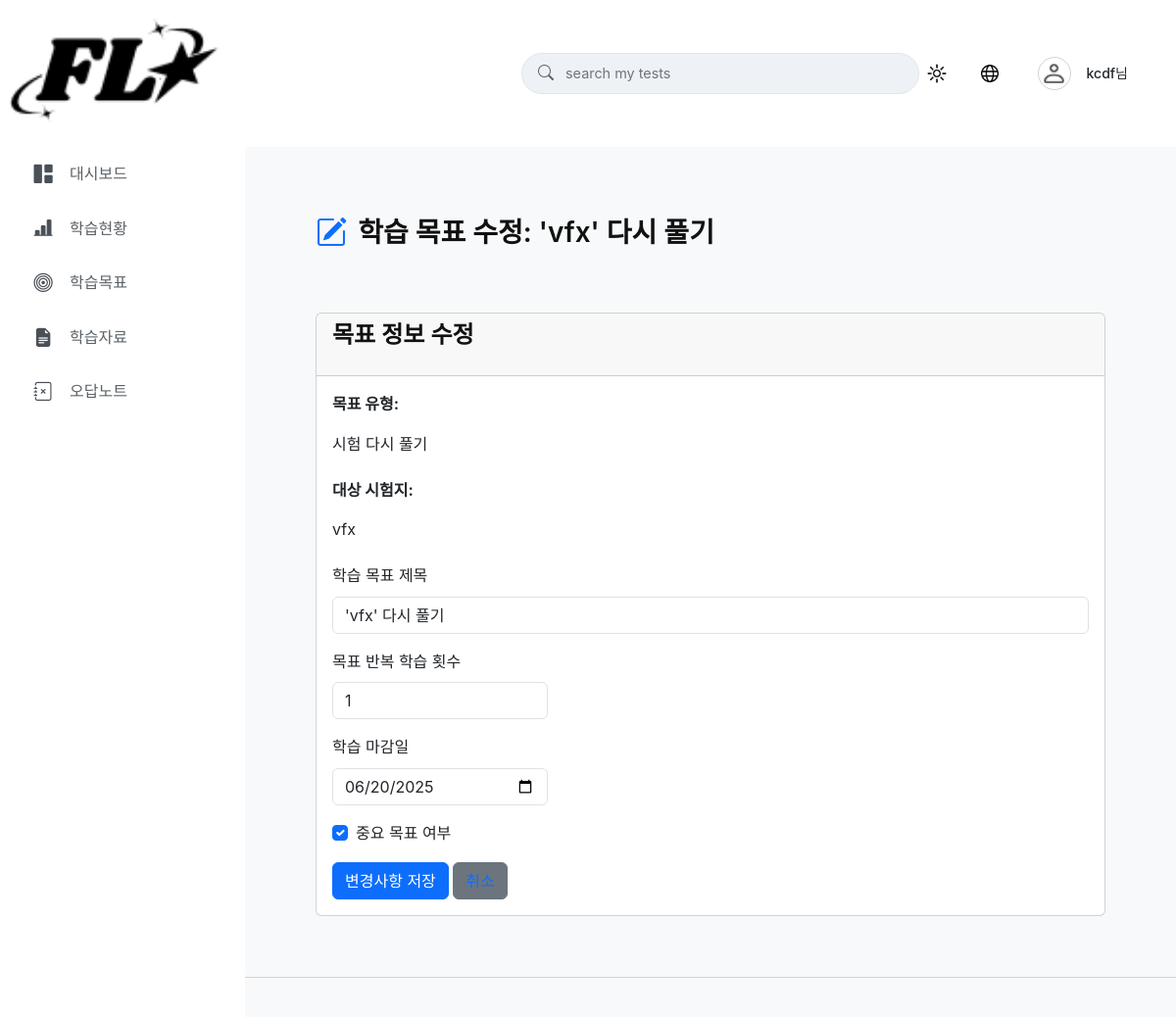
The page /flo_my/mypage/learning-goals/edit/4/ (signed in) on the database as committed earlier.
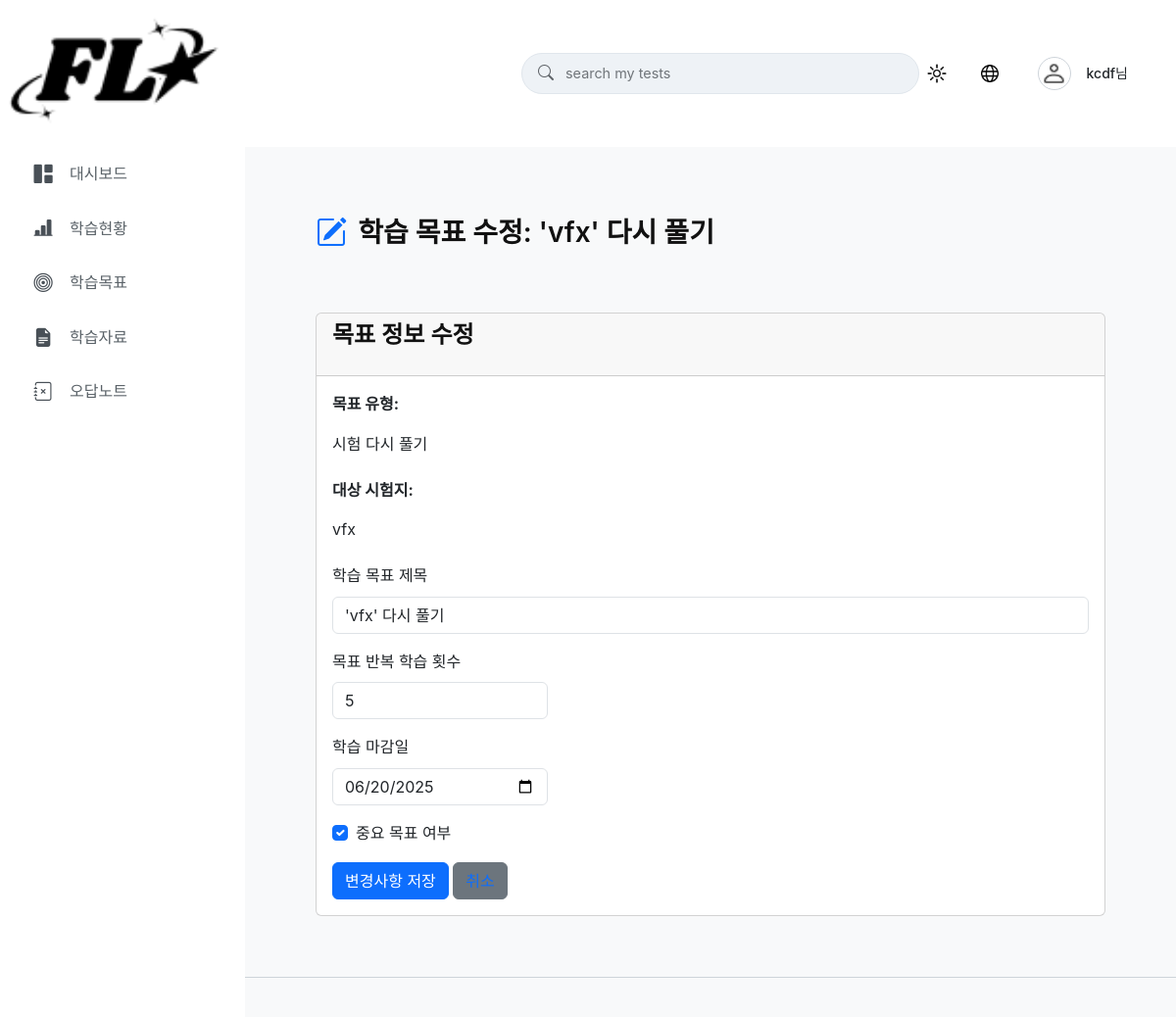
The same page on the database as committed later.
### flo_my/models.py (models this page shows, shortened)
class LearningGoal(models.Model):
    GOAL_TYPE_CHOICES = [
        ('TEST_RETAKE', '시험 다시 풀기'),
        ('INCORRECT_ANSWERS_RETAKE', '오답만 다시 풀기')
    ]
    user = models.ForeignKey(settings.AUTH_USER_MODEL, on_delete=models.CASCADE, related_name='learning_goals', verbose_name="사용자")
    title = models.CharField(max_length=255, verbose_name="학습 목표 제목")
    goal_type = models.CharField(max_length=30, choices=GOAL_TYPE_CHOICES, verbose_name="목표 유형")
    target_test_set = models.ForeignKey(
        ExamDocument,
        null=True,
        blank=True,
        on_delete=models.SET_NULL,
        related_name='learning_goals_for_test_retake',
        verbose_name="대상 시험 (전체 다시 풀기)"
    )
    target_attempt_for_incorrect_notes = models.ForeignKey(
        UserExamSession,
        null=True,
        blank=True,
        on_delete=models.SET_NULL,
        related_name='learning_goals_for_incorrect_retake',
        verbose_name="오답노트 대상 응시기록"
    )
    target_repetition_count = models.PositiveIntegerField(default=1, verbose_name="목표 반복 학습 횟수")
    current_repetition_count = models.PositiveIntegerField(default=0, verbose_name="현재 완료 횟수")
    due_date = models.DateField(verbose_name="학습 마감일")
    is_important = models.BooleanField(default=False, verbose_name="중요 목표 여부")
    is_completed = models.BooleanField(default=False, verbose_name="목표 달성 여부")
    created_at = models.DateTimeField(auto_now_add=True, verbose_name="생성일")
    updated_at = models.DateTimeField(auto_now=True, verbose_name="수정일")
    class Meta:
        verbose_name = "학습 목표"
        verbose_name_plural = "학습 목표 목록"
        ordering = ['-is_important', 'due_date', '-created_at']

### flo_exam/models.py (models this page shows, shortened)
class ExamDocument(models.Model):
    author = models.ForeignKey(
        settings.AUTH_USER_MODEL,
        on_delete=models.SET_NULL, # 작성자 계정 삭제 시 이 필드를 NULL로 설정 (문서는 남김)
        null=True,
        blank=True, # 관리자 페이지 등에서 빈 값 허용
        verbose_name="작성자"
    )
    title = models.CharField(max_length=255, verbose_name="문서 제목")
    pdf_file = models.FileField(upload_to='uploaded_pdfs/', verbose_name="PDF 파일")
    NUM_QUESTIONS_CHOICES = [
        (10, '10문제'),
        (20, '20문제'),
        (25, '25문제'),
    ]
    num_questions_requested = models.IntegerField(
        verbose_name="요청 문항수",
        choices=NUM_QUESTIONS_CHOICES,
        default=10
    )
    QUESTION_TYPE_CHOICES = [
        ('객관식', '객관식(4지선다)'),
        ('단답형', '단답형'),
    ]
    question_type_requested = models.CharField(
        max_length=20,
        verbose_name="요청 문제 유형",
        choices=QUESTION_TYPE_CHOICES,
        default='객관식'
    )
    subject_area = models.CharField(
        max_length=100,
        verbose_name="분야",
        help_text="예: 수학, 정보처리기사, HTML, CSS 등"
    )
    uploaded_at = models.DateTimeField(auto_now_add=True, verbose_name="업로드 일시")
    PROCESSING_STATUS_CHOICES = [
        ('PENDING', '대기 중'),
        ('PROCESSING', '문제 생성 중'),
        ('COMPLETED', '생성 완료'),
        ('FAILED', '생성 실패'),
    ]
    processing_status = models.CharField(
        max_length=20,
        choices=PROCESSING_STATUS_CHOICES,
        default='PENDING',
        verbose_name="처리 상태"
    )
    is_important = models.BooleanField(default=False, verbose_name="중요 표시")
    class Meta:
        verbose_name = "업로드된 PDF 문서"
        verbose_name_plural = "업로드된 PDF 문서들"
        ordering = ['-uploaded_at']
    class Meta:
        verbose_name = "업로드된 PDF 문서"
        verbose_name_plural = "업로드된 PDF 문서들"
        ordering = ['-uploaded_at']

### flo_my/views.py (the view)
# urls.py: path('mypage/learning-goals/edit/<int:goal_id>/', views.learning_goal_edit_view, name='learning_goal_edit'),
@login_required
def learning_goal_edit_view(request, goal_id):
    goal = get_object_or_404(LearningGoal, pk=goal_id, user=request.user)
    if request.method == 'POST':
        form = LearningGoalEditForm(request.POST, instance=goal)
        if form.is_valid():
            form.save()
            messages.success(request, f"'{goal.title}' 목표가 성공적으로 수정되었습니다.")
            return redirect('flo_my:mypage_learning_goals')
    else:
        form = LearningGoalEditForm(instance=goal)
    context = {
        'form': form,
        'goal': goal,
        'mypage_nav_active': 'learning_goals',
    }
    return render(request, 'flo_my/mypage/learning_goal_edit_form.html', context)

### flo_my/forms.py
class LearningGoalEditForm(forms.ModelForm):
    class Meta:
        model = LearningGoal
        fields = ['title', 'target_repetition_count', 'due_date', 'is_important']
        widgets = {
            'title': forms.TextInput(attrs={'class': 'form-control'}),
            'target_repetition_count': forms.NumberInput(attrs={'class': 'form-control', 'min': '1'}),
            'due_date': forms.DateInput(attrs={'type': 'date', 'class': 'form-control'}),
            'is_important': forms.CheckboxInput(attrs={'class': 'form-check-input'}),
        }

### flo/models.py (called while the page is built)
    @property
    def get_display_name(self):
        return self.nickname if self.nickname else self.user.username

    @property
    def get_profile_image_url(self):
        if self.profile_image and self.profile_image.name:
            return self.profile_image.url # 사용자가 업로드한 이미지
        return settings.STATIC_URL + 'flo/images/icons/profile/default_profile_light.png'

    @property
    def has_custom_profile_image(self):
        return bool(self.profile_image and self.profile_image.name)

### flo_my/templates/flo_my/mypage/learning_goal_edit_form.html (shortened to what this page needs)
{% extends "flo_my/mypage_base.html" %}
{% load static i18n %}
{% block mypage_content %}
<div class="learning-goal-edit-page">
    <div class="page-title-actions-header d-flex justify-content-between align-items-center mb-4">
        <div class="page-title-container">
            <i class="bi bi-pencil-square page-title-icon"></i>
            <h3 class="page-main-title mb-0 d-inline">{% translate "학습 목표 수정" %}: {{ goal.title }}</h3>
        </div>
    </div>
    <div class="card">
        <div class="card-header">
            <h4>{% translate "목표 정보 수정" %}</h4>
        </div>
        <div class="card-body">
            <form method="post">
                <div class="mb-3">
                    <label class="form-label"><strong>{% translate "목표 유형" %}:</strong></label>
                    <p class="form-control-plaintext">{{ goal.get_goal_type_display }}</p>
                </div>
                {% if goal.goal_type == 'TEST_RETAKE' and goal.target_test_set %}
                <div class="mb-3">
                    <label class="form-label"><strong>{% translate "대상 시험지" %}:</strong></label>
                    <p class="form-control-plaintext">{{ goal.target_test_set.title }}</p>
                </div>
                {% elif goal.goal_type == 'INCORRECT_ANSWERS_RETAKE' and goal.target_attempt_for_incorrect_notes %}
                <div class="mb-3">
                    <label class="form-label"><strong>{% translate "대상 응시 기록" %}:</strong></label>
                    <p class="form-control-plaintext">{{ goal.target_attempt_for_incorrect_notes.generated_exam.exam_document.title }} (응시일: {{ goal.target_attempt_for_incorrect_notes.start_time|date:"Y-m-d" }})</p>
                </div>
                {% endif %}
                <div class="mb-3">
                    <label for="{{ form.title.id_for_label }}" class="form-label">{{ form.title.label }}</label>
                    {{ form.title }}
                </div>
                <div class="mb-3">
                    <label for="{{ form.target_repetition_count.id_for_label }}" class="form-label">{{ form.target_repetition_count.label }}</label>
                    {{ form.target_repetition_count }}
                </div>
                <div class="mb-3">
                    <label for="{{ form.due_date.id_for_label }}" class="form-label">{{ form.due_date.label }}</label>
                    {{ form.due_date }}
                </div>
                <div class="mb-3 form-check">
                    {{ form.is_important }}
                    <label for="{{ form.is_important.id_for_label }}" class="form-check-label">{{ form.is_important.label }}</label>
                </div>
                <button type="submit" class="btn btn-primary">{% translate "변경사항 저장" %}</button>
                <a href="{% url 'flo_my:mypage_learning_goals' %}" class="btn btn-secondary">{% translate "취소" %}</a>
            </form>
        </div>
    </div>
</div>
{% endblock %}

Rows that differ between the two databases and show on the page:
changed LearningGoal "'vfx' 다시 풀기": target_repetition_count "1" → "5"
